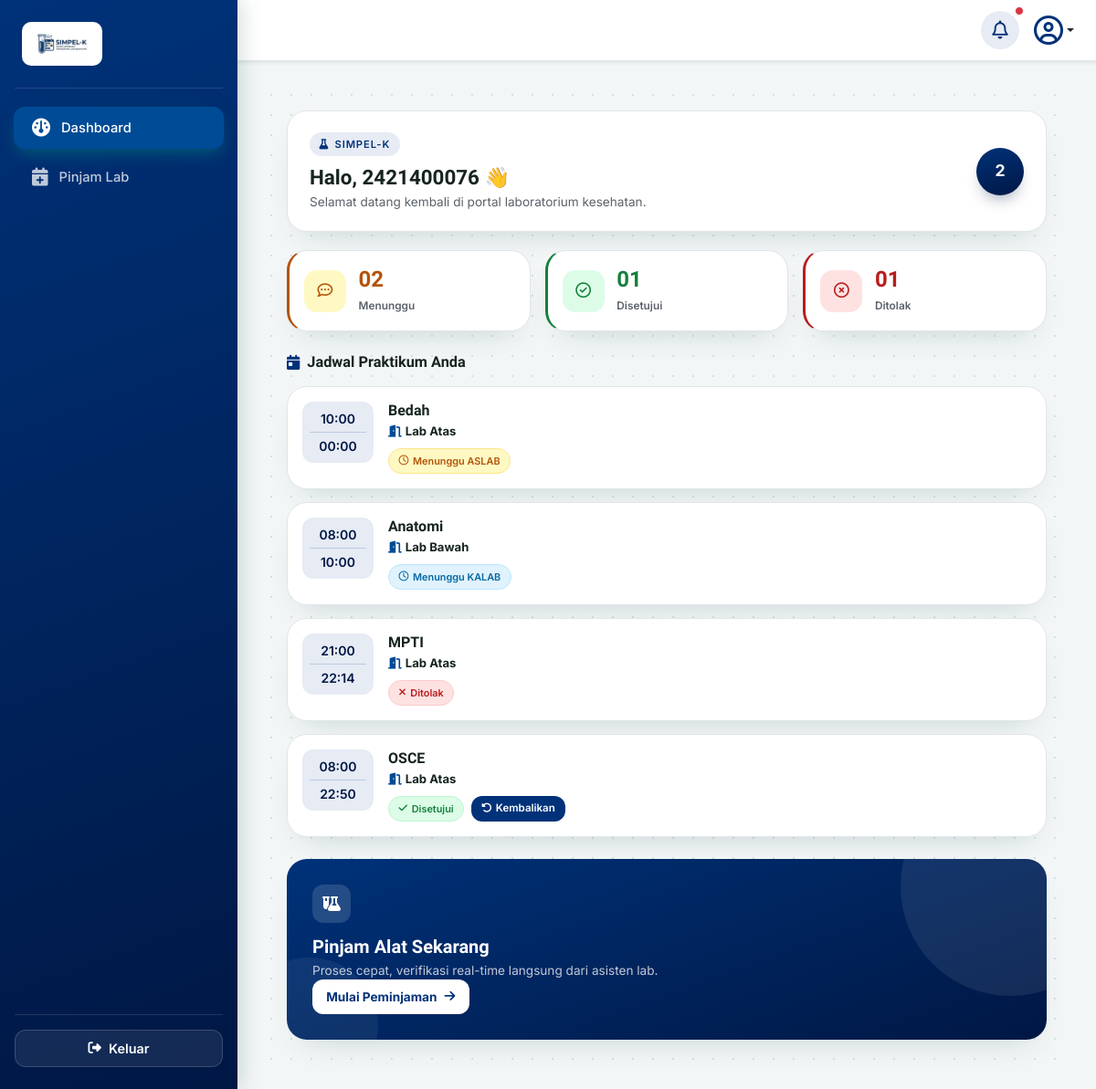
Page /mahasiswa/dashboard/ (signed in) on the committed database.
### core_auth/models.py (models this page shows, shortened)
class User(AbstractUser):
    ROLE_CHOICES = [
        ('mahasiswa', 'Mahasiswa/PJMK'),
        ('aslab', 'Asisten Laboratorium'),
        ('kaleb', 'Kepala Laboratorium'),
    ]
    role = models.CharField(max_length=20, choices=ROLE_CHOICES, default='mahasiswa')
    nim = models.CharField(max_length=20, blank=True, null=True, unique=True)
    prodi = models.CharField(max_length=50, blank=True, null=True)
    no_hp = models.CharField(max_length=15, blank=True, null=True)

class Peminjaman(models.Model):
    STATUS_CHOICES = [
        ('pending', 'Menunggu Validasi ASLAB'),
        ('verified', 'Menunggu Persetujuan KALAB'),
        ('disetujui', 'Disetujui / Jadwal Dikunci'),
        ('ditolak', 'Ditolak'),
        ('selesai', 'Selesai / Sudah Dikembalikan'),
    ]
    mahasiswa = models.ForeignKey(settings.AUTH_USER_MODEL, on_delete=models.CASCADE, related_name='peminjaman_mahasiswa')
    ruang_lab = models.ForeignKey(RuangLab, on_delete=models.CASCADE)
    alat_bahan = models.ForeignKey(AlatBahan, on_delete=models.PROTECT)
    keperluan = models.TextField()
    nama_dosen = models.CharField(max_length=100)
    mata_kuliah = models.CharField(max_length=100)
    tanggal_pinjam = models.DateField()
    wkt_mulai = models.TimeField()
    wkt_akhir = models.TimeField()
    status = models.CharField(max_length=20, choices=STATUS_CHOICES, default='pending')
    di_validasi_oleh = models.ForeignKey(
        settings.AUTH_USER_MODEL,
        on_delete=models.SET_NULL,
        blank=True,
        null=True,
        related_name='aslab_verifikator'
    )
    tgl_pengajuan = models.DateTimeField(auto_now_add=True)
    catatan_tolak = models.TextField(blank=True, null=True)

class RuangLab(models.Model):
    nama_ruang = models.CharField(max_length=100)
    kapasitas = models.IntegerField()
    deskripsi = models.TextField(blank=True, null=True)

### mahasiswa/views.py (the view)
# urls.py: path('dashboard/', views.dashboard_view, name='dashboard'),
@login_required(login_url='core_auth:login')
def dashboard_view(request):
    redirect_target = cekk_role_mahasiswa(request.user)
    if redirect_target:
        return redirect(redirect_target)
    jadwal_mahasiswa = Peminjaman.objects.filter(mahasiswa=request.user).order_by('-tanggal_pinjam')
    total_menunggu = Peminjaman.objects.filter(mahasiswa=request.user, status__in=['pending', 'verified']).count()
    total_disetujui = Peminjaman.objects.filter(mahasiswa=request.user, status='disetujui').count()
    total_ditolak = Peminjaman.objects.filter(mahasiswa=request.user, status='ditolak').count()
    context = {
        'jadwal_mahasiswa': jadwal_mahasiswa,
        'total_menunggu': total_menunggu,
        'total_disetujui': total_disetujui,
        'total_ditolak': total_ditolak,
    }
    return render(request, 'mahasiswa/dashboard.html', context)

### mahasiswa/views.py (called while the page is built)
def cekk_role_mahasiswa(user):
    username_lower = user.username.lower()
    if 'aslab' in username_lower or user.groups.filter(name__iexact='ASLAB').exists() or getattr(user, 'role', '').upper() == 'ASLAB':
        return 'aslab:dashboard'
    if 'kalab' in username_lower or user.groups.filter(name__iexact='KALAB').exists() or getattr(user, 'role', '').upper() == 'KALAB':
        return 'kalab:dashboard'
    return None

### mahasiswa/templates/mahasiswa/dashboard.html (shortened to what this page needs)
{% extends 'base/base_mahasiswa.html' %}
{% load static %}
{% block content %}
<div class="dashboard-mhs">
    <div class="welcome-panel">
        <div>
            <span class="welcome-eyebrow"><i class="fa-solid fa-flask"></i> Simpel-K</span>
            <h3 class="welcome-title">Halo, {{ request.user.first_name|default:request.user.username }} 👋</h3>
            <p class="welcome-subtitle">Selamat datang kembali di portal laboratorium kesehatan.</p>
        </div>
        <div class="welcome-avatar">
            {{ request.user.first_name|default:request.user.username|slice:":1"|upper }}
        </div>
    </div>
    <div class="row g-3 mb-4">
        <div class="col-12 col-sm-4">
            <div class="stat-card stat-card--pending">
                <div class="stat-icon">
                    <i class="fa-regular fa-comment-dots"></i>
                </div>
                <div>
                    <h3 class="stat-number">{{ total_menunggu|stringformat:"02d" }}</h3>
                    <span class="stat-label">Menunggu</span>
                </div>
            </div>
        </div>
        <div class="col-12 col-sm-4">
            <div class="stat-card stat-card--approved">
                <div class="stat-icon">
                    <i class="fa-regular fa-circle-check"></i>
                </div>
                <div>
                    <h3 class="stat-number">{{ total_disetujui|stringformat:"02d" }}</h3>
                    <span class="stat-label">Disetujui</span>
                </div>
            </div>
        </div>
        <div class="col-12 col-sm-4">
            <div class="stat-card stat-card--rejected">
                <div class="stat-icon">
                    <i class="fa-regular fa-circle-xmark"></i>
                </div>
                <div>
                    <h3 class="stat-number">{{ total_ditolak|stringformat:"02d" }}</h3>
                    <span class="stat-label">Ditolak</span>
                </div>
            </div>
        </div>
    </div>
    <div class="d-flex justify-content-between align-items-center mb-3">
        <h5 class="section-heading mb-0"><i class="fa-solid fa-calendar-day"></i>Jadwal Praktikum Anda</h5>
    </div>
    <div class="jadwal-list">
        {% for jadwal in jadwal_mahasiswa %}
        <div class="jadwal-card">
            <div class="d-flex align-items-start gap-3">
                <div class="jam-widget">
                    <div class="fw-semibold small">{{ jadwal.wkt_mulai|time:"H:i" }}</div>
                    <div class="divider-line"></div>
                    <div class="fw-semibold small">{{ jadwal.wkt_akhir|time:"H:i" }}</div>
                </div>
                <div class="flex-grow-1">
                    <h6 class="mk-title">{{ jadwal.mata_kuliah }}</h6>
                    <p class="ruang-info d-flex align-items-center gap-1 mb-2">
                        <i class="fa-solid fa-door-open"></i>
                        <strong>{{ jadwal.ruang_lab.nama_ruang }}</strong>
                    </p>
                    <div class="d-flex gap-2 flex-wrap align-items-center">
                        {% if jadwal.status == 'pending' %}
                        <span class="badge-status badge-status--wait-aslab"><i class="fa-regular fa-clock"></i> Menunggu ASLAB</span>
                        {% elif jadwal.status == 'verified' %}
                        <span class="badge-status badge-status--wait-kalab"><i class="fa-regular fa-clock"></i> Menunggu KALAB</span>
                        {% elif jadwal.status == 'disetujui' %}
                        <span class="badge-status badge-status--approved"><i class="fa-solid fa-check"></i> Disetujui</span>
                        {% elif jadwal.status == 'pengembalian_diajukan' %}
                        <span class="badge-status badge-status--return"><i class="fa-solid fa-rotate-left"></i> Proses Pengembalian</span>
                        {% elif jadwal.status == 'ditolak' %}
                        <span class="badge-status badge-status--rejected"><i class="fa-solid fa-xmark"></i> Ditolak</span>
                        {% elif jadwal.status == 'selesai' %}
                        <span class="badge-status badge-status--done"><i class="fa-solid fa-flag-checkered"></i> Selesai</span>
                        {% endif %}
                        {% if jadwal.status == 'disetujui' %}
                        <a href="{% url 'mahasiswa:ajukan_pengembalian' jadwal.id %}"
                            class="btn-return"
                            onclick="return confirm('Apakah Anda yakin ingin mengajukan pengembalian lab/alat ini?');">
                            <i class="fa-solid fa-rotate-left me-1"></i> Kembalikan
                        </a>
                        {% endif %}
                    </div>
                </div>
            </div>
        </div>
        {% empty %}
        <div class="empty-jadwal">
            <i class="fa-solid fa-calendar-xmark fs-2 mb-2"></i>
            <p class="small mb-0">Belum ada pengajuan jadwal praktikum di Lab Atas maupun Lab Bawah.</p>
        </div>
        {% endfor %}
    </div>
    <div class="cta-banner">
        <div class="position-relative z-1">
            <div class="cta-icon"><i class="fa-solid fa-flask-vial"></i></div>
            <h5 class="fw-bold mb-1">Pinjam Alat Sekarang</h5>
            <p class="cta-desc mb-0">Proses cepat, verifikasi real-time langsung dari asisten lab.</p>
            <a href="{% url 'mahasiswa:pinjam_lab' %}" class="btn-cta">
                Mulai Peminjaman <i class="fa-solid fa-arrow-right"></i>
            </a>
        </div>
    </div>
</div>
{% endblock %}

### templates/base/base_mahasiswa.html (style rules this page uses)
:root { --teal-900: #001744; --teal-700: #003279; --teal-600: #004b96; --teal-050: #e6ebf4; --ink: #16241f; --ink-muted: #5b626b; --line: #e1e5e8; --paper: #ffffff; --bg: #f3f6f7; --radius-lg: 22px; --radius-md: 12px; --shadow-card: 0 16px 34px -18px rgba(0, 68, 60, 0.22); }
body { background-color: var(--bg); font-family: 'Inter', system-ui, sans-serif; overflow-x: hidden; color: var(--ink); }
h1, h2, h3, h4, h5, h6 { font-family: 'Plus Jakarta Sans', 'Inter', sans-serif; }

### rows in the picture
User: user.first_name "2421400076", user.first_name "2"
Peminjaman: wkt_mulai "10:00", wkt_akhir "00:00", mata_kuliah "Bedah", ruang_lab.nama_ruang "Lab Atas", status "pending" (drawn)
Peminjaman: wkt_mulai "08:00", wkt_akhir "10:00", mata_kuliah "Anatomi", ruang_lab.nama_ruang "Lab Bawah", status "verified" (drawn)
Peminjaman: wkt_mulai "21:00", wkt_akhir "22:14", mata_kuliah "MPTI", ruang_lab.nama_ruang "Lab Atas", status "ditolak" (drawn)
Peminjaman: wkt_mulai "08:00", wkt_akhir "22:50", mata_kuliah "OSCE", ruang_lab.nama_ruang "Lab Atas", status "disetujui" (drawn)

### other values in the picture
{{ total_menunggu|stringformat:"02d" }} "02"
{{ total_disetujui|stringformat:"02d" }} "01"
{{ total_ditolak|stringformat:"02d" }} "01"
